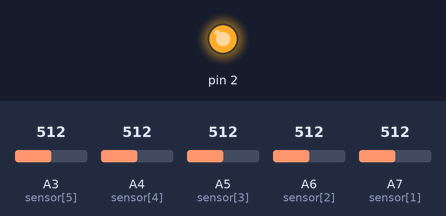
A sketch run on a simulated Arduino Nano, built with avr-gcc and run on an emulated ATmega328P. On the bench: output pins drawn as LEDs (lit = HIGH). Inputs (shaded band) come from the test bench; at power-on: A3 (sensor[5]) = 512, A4 (sensor[4]) = 512, A5 (sensor[3]) = 512, A6 (sensor[2]) = 512, A7 (sensor[1]) = 512.

Above: at 1.2 s.
1.3 s: A3 (sensor[5]) set to 986
2.8 s: A3 (sensor[5]) set to 1021
At 3.2 s:
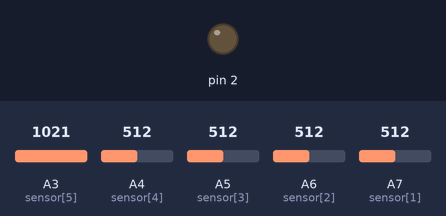
4.3 s: A3 (sensor[5]) set to 995
At 5.6 s:
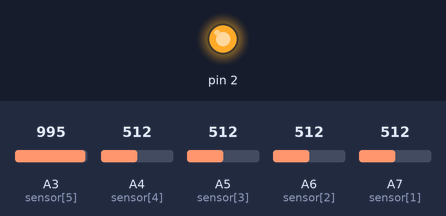
6.0 s: A3 (sensor[5]) set to 1015
At 6.9 s:
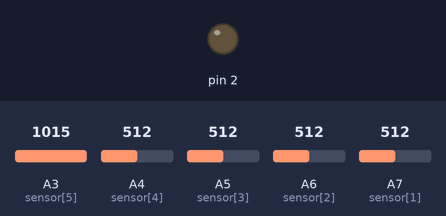
Timing chart, 0 to 8.5 s (numbered marks = the images above; inputs shaded):
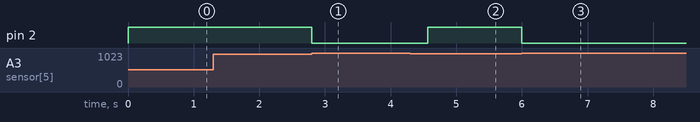

The sketch:

sensorgarisFIX.ino
```cpp
#include "garis.h"
void setup(){
  setupGaris();
  Serial.begin(115200);
  pinMode(2,OUTPUT);
  digitalWrite(2,LOW);
}


void loop() {
  cekGaris();
  delay(2);
//  for(int a=1;a<6;a++)
//  {
//    Serial.print(nsensor[a]);Serial.print("  ");
//  }
//  Serial.println(" ");
}
```

garis.h
```cpp
#define batasGaris 1005
int sensor[6]={A0,A7,A6,A5,A4,A3}; //A0 tidak dipakai
//=========================Variable==================================================
int n,s,max[6],min[6],ns[6][100],nsensor[6],nilaiKondisi[6];
int save[6]={0,1,2,3,4,5};
int count=0;
void setupGaris() {
 Serial.begin(115200);
  for(s=1;s<=5;s++){
    pinMode(sensor[s],INPUT);
 }
 pinMode(2,HIGH);
}

void reads(){
  for(s=1;s<=5;s++){
    nsensor[s]=analogRead(sensor[s]);//niilai sensor
    nilaiKondisi[s]=(nsensor[s]);//nilai sensor yang telah dibagi 4
    delay(2);
    Serial.print(nilaiKondisi[s]);
    Serial.print("\t");
  }
   Serial.println();
//  delay(1000);
}


void cekGaris()
{

//  for(int x=1;x<=5;x++){
    nsensor[1]=analogRead(sensor[1]);
    nsensor[2]=analogRead(sensor[2]);
    nsensor[3]=analogRead(sensor[3]);
    nsensor[4]=analogRead(sensor[4]);
    nsensor[5]=analogRead(sensor[5]);
//
//    count=0;
//    for(int a=1;a<6;a++)
//    {
//      if(nsensor[a]>=batasGaris)
//        count++;
//    }
    if(nsensor[3]>=batasGaris || nsensor[4]>=batasGaris || nsensor[5]>=batasGaris)// ||nsensor[2]>=batasGaris ||nsensor[1]>=batasGaris)
    { //nilai sensor dibandingkan nilai eeprom
       digitalWrite(2,LOW);
       delay(350);
    }
    else
      digitalWrite(2,HIGH);

//    for(int a=1;a<6;a++)
//    {
//      Serial.print(nsensor[a]);Serial.print("  ");
//    }
//    Serial.println(" ");

}
```

Measured:
- the behaviour switches between 1004 and 1005 on A3 (sensor[5]) (found by bisection; images 0 and 1)
- after the input at 1.3 s, every drawn part: stays the same
- after the input at 2.8 s, pin 2: HIGH → LOW at once
- after the input at 4.3 s, pin 2: LOW → HIGH after 0.26 s
- after the input at 6.0 s, pin 2: HIGH → LOW at once
